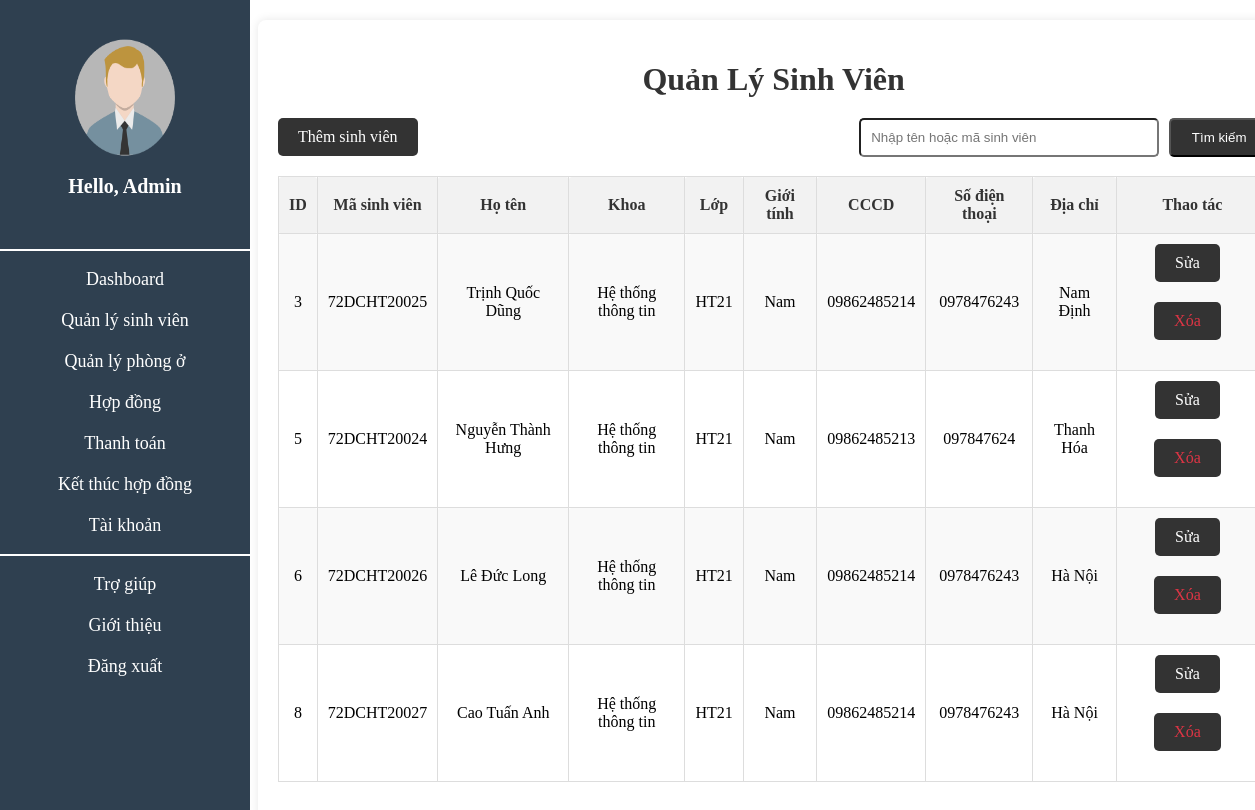
Before: /view/Sinhvien.php with the older database file.
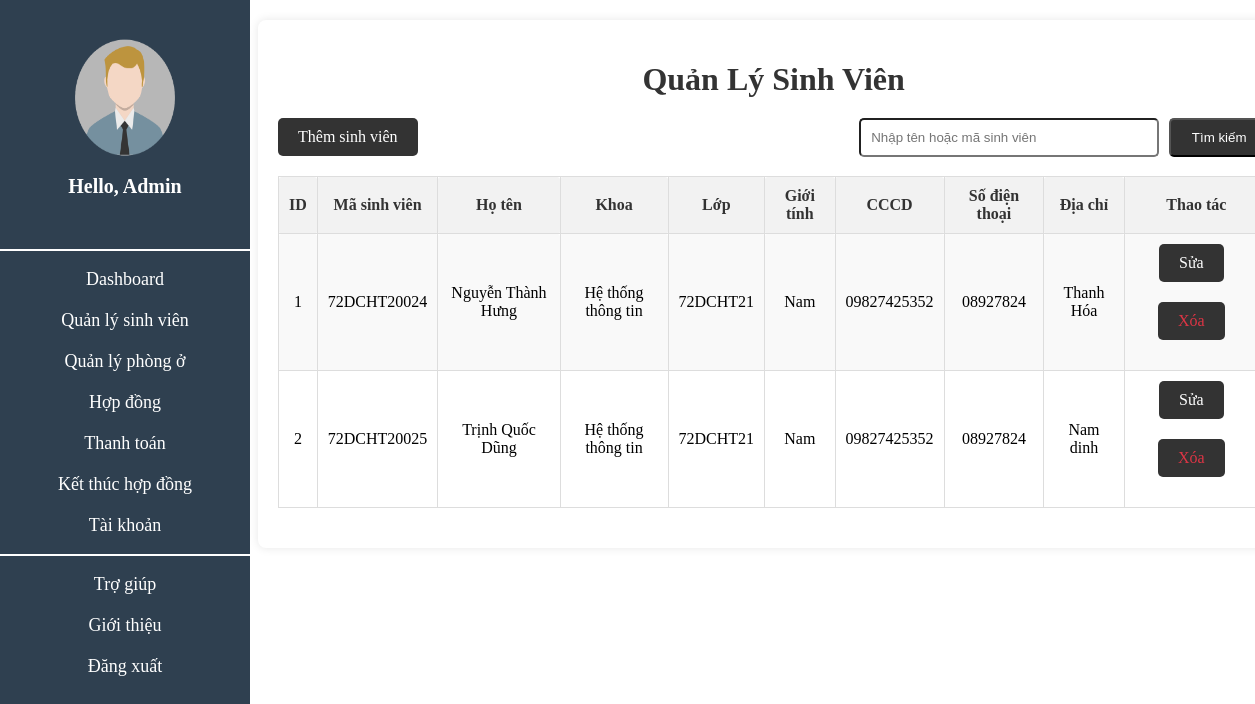
After: the same page with the newer database file.
### tables this page shows
CREATE TABLE `sinhvien` (
  `id` int(11) NOT NULL,
  `Masinhvien` varchar(50) NOT NULL,
  `Hoten` varchar(100) DEFAULT NULL,
  `Khoa` varchar(50) DEFAULT NULL,
  `Lop` varchar(50) DEFAULT NULL,
  `Gioitinh` varchar(50) DEFAULT NULL,
  `CCCD` varchar(50) DEFAULT NULL,
  `Sodienthoai` varchar(50) DEFAULT NULL,
  `Diachi` varchar(50) DEFAULT NULL
);

### view/Sinhvien.php (the view, shortened to what this page needs)
<link rel="stylesheet" href="../css/timkiem.css">
<?php
    include "sliderbar.php";
    include_once "../config/db.php";
    $searchTerm = isset($_GET['search']) ? $_GET['search'] : '';
    if ($searchTerm) {
        $sql = "SELECT * FROM sinhvien WHERE Hoten LIKE '%$searchTerm%' OR Masinhvien LIKE '%$searchTerm%'";
    } else {
        $sql = "SELECT * FROM sinhvien";
    }
?>
<body>
    <div class="sinhvien">
        <h1>Quản Lý Sinh Viên</h1>
        <form method="GET" action="">
            <input class="tk" type="submit" value="Tìm kiếm">
            <input class="Timkiem" type="text" name="search" value="<?php echo htmlspecialchars($searchTerm); ?>" placeholder="Nhập tên hoặc mã sinh viên">
        </form>
        <a href="Themsinhvien.php">Thêm sinh viên</a>
        <table border="1">
            <tr>
                <th>ID</th>
                <th>Mã sinh viên</th>
                <th>Họ tên</th>
                <th>Khoa</th>
                <th>Lớp</th>
                <th>Giới tính</th>
                <th>CCCD</th>
                <th>Số điện thoại</th>
                <th>Địa chỉ</th>
                <th>Thao tác</th>
            </tr>
            <?php
            $result = mysqli_query($conn, $sql);
            if (mysqli_num_rows($result) > 0) {
                while ($student = mysqli_fetch_assoc($result)) {
                    ?>
                    <tr>
                        <td><?php echo $student['id']; ?></td>
                        <td><?php echo $student['Masinhvien']; ?></td>
                        <td><?php echo $student['Hoten']; ?></td>
                        <td><?php echo $student['Khoa']; ?></td>
                        <td><?php echo $student['Lop']; ?></td>
                        <td><?php echo $student['Gioitinh']; ?></td>
                        <td><?php echo $student['CCCD']; ?></td>
                        <td><?php echo $student['Sodienthoai']; ?></td>
                        <td><?php echo $student['Diachi']; ?></td>
                        <td>
                            <a href="Suasinhvien.php?id=<?php echo $student['id']; ?>">Sửa</a>
                            <a href="Xoasinhvien.php?id=<?php echo $student['id']; ?>">Xóa</a>
                        </td>
                    </tr>
                    <?php
                }
            } else {
                echo "<tr><td colspan='10'>Không có dữ liệu</td></tr>";
            }
        ?>
        </table>
    </div>
</body>

Changed rows visible on the page:
removed sinhvien: id "6", Masinhvien "72DCHT20026", Hoten "Lê Đức Long", Khoa "Hệ thống thông tin", Lop "HT21", Gioitinh "Nam", CCCD "09862485214", Sodienthoai "0978476243", Diachi "Hà Nội"
removed sinhvien: id "8", Masinhvien "72DCHT20027", Hoten "Cao Tuấn Anh", Khoa "Hệ thống thông tin", Lop "HT21", Gioitinh "Nam", CCCD "09862485214", Sodienthoai "0978476243", Diachi "Hà Nội"
changed sinhvien "72DCHT20024": id "5" → "1"; Lop "HT21" → "72DCHT21"; CCCD "09862485213" → "09827425352"; Sodienthoai "097847624" → "08927824"; moves up the list
changed sinhvien "72DCHT20025": id "3" → "2"; Lop "HT21" → "72DCHT21"; CCCD "09862485214" → "09827425352"; Sodienthoai "0978476243" → "08927824"; Diachi "Nam Định" → "Nam dinh"
